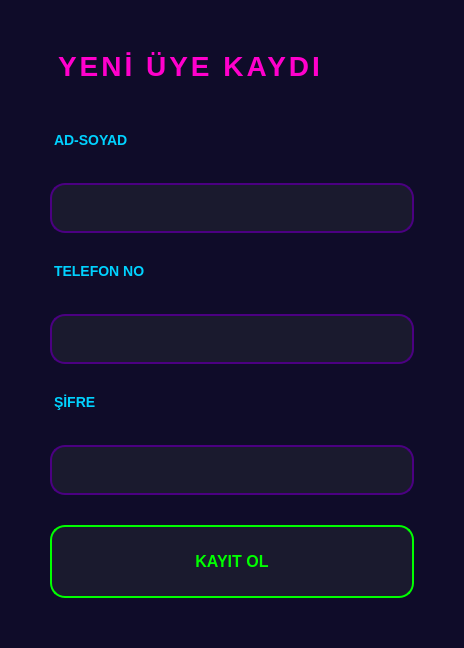
<?xml version="1.0" encoding="UTF-8"?>
<ui version="4.0">
 <class>Dialog</class>
 <widget class="QDialog" name="Dialog">
  <property name="geometry">
   <rect>
    <x>0</x>
    <y>0</y>
    <width>464</width>
    <height>507</height>
   </rect>
  </property>
  <property name="windowTitle">
   <string>YENİ ÜYE KAYIT</string>
  </property>
  <property name="styleSheet">
   <string notr="true">/* Ana Pencere - Derin Karanlık */
QDialog {
    background-color: #0f0c29;
}

/* Başlıklar (Ad, Tel, Şifre) - NEON MAVİ */
QLabel {
    color: #00d2ff;
    font-family: &quot;Segoe UI Black&quot;;
    font-size: 14px;
    font-weight: bold;
    margin-bottom: 5px; /* Kutuyla yazı birbirine yapışmasın */
    qproperty-alignment: AlignCenter; /* Yazıları ortala */
}

/* Kutular (Inputlar) - MOR HAP TASARIMI */
QLineEdit {
    background-color: #1a1a2e; /* Koyu zemin */
    color: #ffffff; /* Beyaz yazı */
    border: 2px solid #4b0082; /* Mor çerçeve */
    border-radius: 15px; /* Yuvarlak köşeler */
    padding: 8px;
    font-size: 14px;
    min-height: 30px; /* Kutular dolgun olsun */
}

QLineEdit:focus {
    border: 2px solid #ff00cc; /* Tıklayınca Pembe yanar */
    background-color: #240046;
}

/* Kayıt Butonu - YEŞİL / SİYAH */
QPushButton {
    background-color: #1a1a2e;
    color: #00ff00; /* Neon Yeşil Yazı */
    border: 2px solid #00ff00;
    border-radius: 15px;
    font-weight: bold;
    font-size: 16px;
    padding: 12px;
    min-height: 45px;
}

QPushButton:hover {
    background-color: #00ff00; /* Üzerine gelince içi yeşil dolsun */
    color: #000000; /* Yazı siyah olsun */
    box-shadow: 0 0 15px #00ff00; /* Parlama efekti */
}
/* --- YENİ EKLENEN BAŞLIK AYARI --- */
QLabel#lbl_baslik {
    color: #ff00cc; /* Neon Pembe */
    font-family: &quot;Impact&quot;; /* Veya kalın bir font */
    font-size: 28px;
    letter-spacing: 3px; /* Harfleri ayır */
    margin-bottom: 20px; /* Alttakilere yapışmasın */
    background-color: transparent;
    border: none;
}</string>
  </property>
  <layout class="QGridLayout" name="gridLayout">
   <property name="leftMargin">
    <number>50</number>
   </property>
   <property name="topMargin">
    <number>50</number>
   </property>
   <property name="rightMargin">
    <number>50</number>
   </property>
   <property name="bottomMargin">
    <number>50</number>
   </property>
   <property name="spacing">
    <number>30</number>
   </property>
   <item row="0" column="0">
    <layout class="QVBoxLayout" name="verticalLayout_4">
     <item>
      <widget class="QLabel" name="lbl_baslik">
       <property name="text">
        <string>YENİ ÜYE KAYDI</string>
       </property>
      </widget>
     </item>
     <item>
      <layout class="QVBoxLayout" name="verticalLayout">
       <item>
        <widget class="QLabel" name="label">
         <property name="text">
          <string>AD-SOYAD</string>
         </property>
        </widget>
       </item>
       <item>
        <widget class="QLineEdit" name="txt_yeni_ad"/>
       </item>
      </layout>
     </item>
     <item>
      <layout class="QVBoxLayout" name="verticalLayout_2">
       <item>
        <widget class="QLabel" name="label_2">
         <property name="text">
          <string>TELEFON NO</string>
         </property>
        </widget>
       </item>
       <item>
        <widget class="QLineEdit" name="txt_yeni_tel"/>
       </item>
      </layout>
     </item>
     <item>
      <layout class="QVBoxLayout" name="verticalLayout_3">
       <item>
        <widget class="QLabel" name="label_3">
         <property name="text">
          <string>ŞİFRE</string>
         </property>
        </widget>
       </item>
       <item>
        <widget class="QLineEdit" name="txt_yeni_sifre"/>
       </item>
      </layout>
     </item>
     <item>
      <widget class="QPushButton" name="btn_kaydet">
       <property name="text">
        <string>KAYIT OL</string>
       </property>
      </widget>
     </item>
    </layout>
   </item>
  </layout>
 </widget>
 <resources/>
 <connections/>
</ui>
